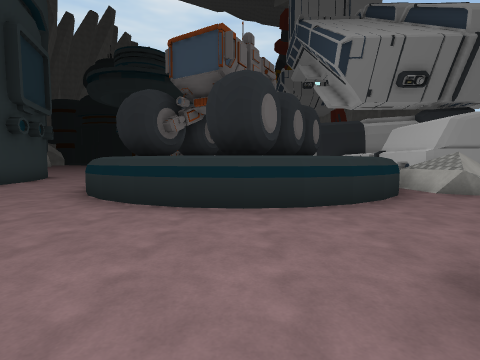
[1] (above)

12 first-person views from a walk through a Unity game level. The camera is 1.4 m above the floor, tilts 4° down and sees 85° across. The floor is counted in squares, 2 m on a side. Each view is taken from the middle of a square. On the plan, view 1 faces up. The plan holds only what a view shows up to about 9 squares ahead; the rest is blank. The place goes on beyond the plan. The player is left out. Some surface patterns are stand-ins.

[2]
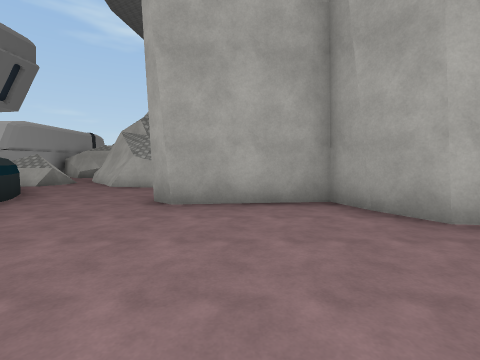

[3]
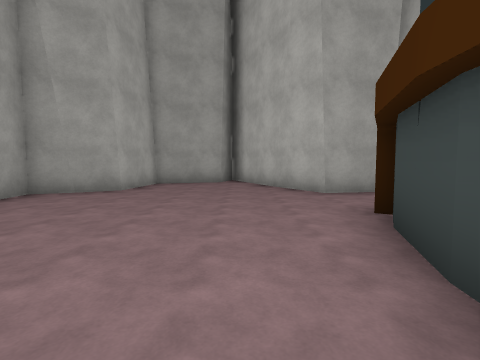

[4]
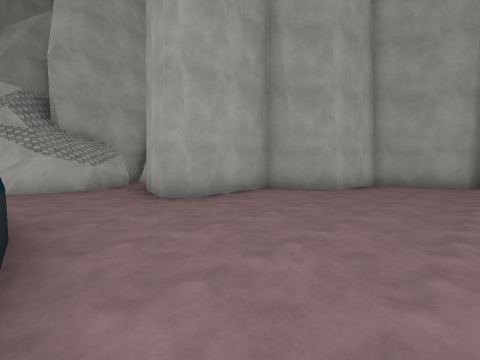

[5]
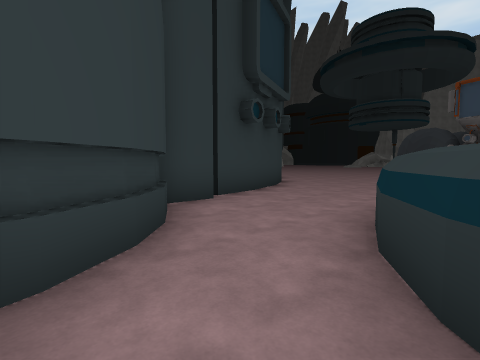

[6]
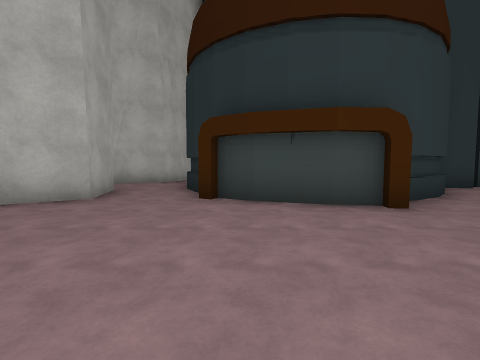

[7]
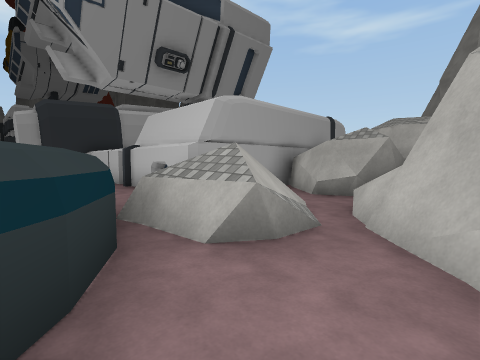

[8]
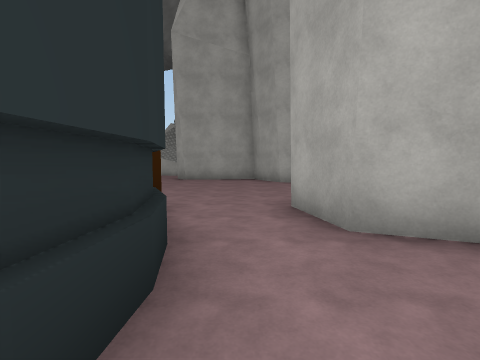

[9]
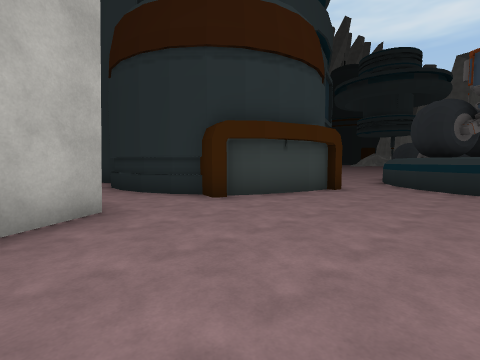

[10]
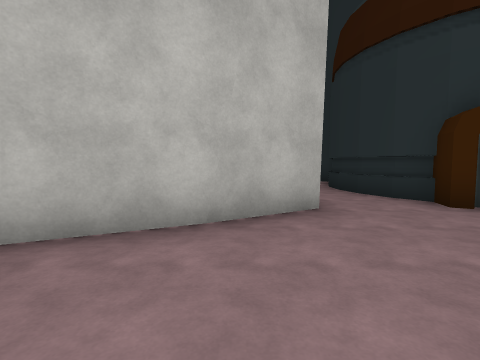

[11]
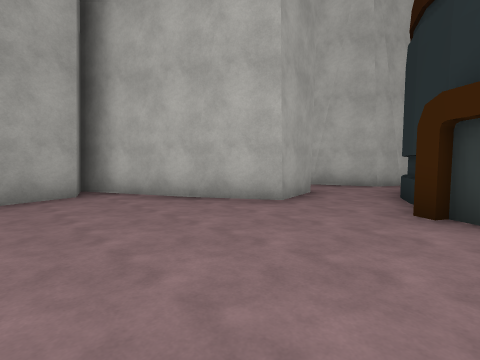

[12]
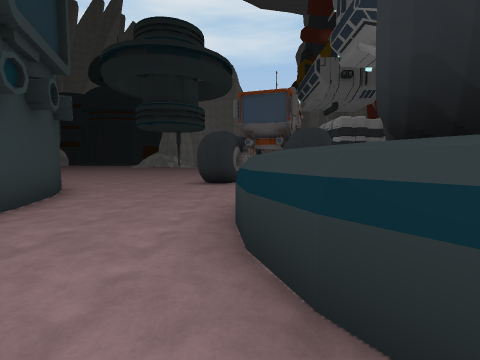

### Floor plan
Ten units are one square. View 1 is at (0, 0); x grows to the right and y downward. Boxes are objects, and circles mark ways between rooms. Rooms are numbered by the first view taken in them; rooms with no view inside come last. Other rooms are left out.
<svg viewBox="-100 -69 170 134">
<path fill="none" stroke="#000" d="M7 19 15 16 12 -12 15 -15 31 -11M-46 -14 -52 -3M-8 -39 -18 -43M1 -38 -9 -40M-42 -26 -47 -11M-16 -42 -26 -48M-49 18 -39 34M-40 32 -27 60M11 -40 -1 -38M-41 -33 -42 -24M-24 -47 -32 -55M18 -42 9 -39M-24 49 -3 43 -1 24 9 18M43 -16 41 -22M42 -20 43 -34M-31 -53 -37 -63M-52 -49 -48 -41M38 -62 33 -54 26 -47M27 -48 18 -42M43 -34 48 -37M43 -33 61 -49M44 -31 63 -48M60 -41 65 -45M42 -36 48 -40M61 -64 47 -55M-67 3 -77 4M-75 4 -84 4M-61 -1 -69 3M-84 5 -92 2M-69 32 -64 21 -49 18M-52 -3 -55 -4 -61 1M-95 11 -89 15 -82 32"/>
<circle cx="30" cy="-30" r="3" fill="#2a7"/>
<circle cx="-50" cy="10" r="3" fill="#2a7"/>
<text x="-10" y="0">1</text>
<text x="40" y="-50">2</text>
<text x="-70" y="10">3</text>
</svg>
Room 1 opens to room 2. Room 1 opens to room 3.

Where each view was taken, in squares from view 1:
view 1: 0 up, 0 right, facing up
view 2: 0 up, 3 left, facing right
view 3: 4 up, 3 left, facing down
view 4: 4 up, 3 left, facing down-right
view 5: 4 up, 3 left, facing up-left
view 6: 1 up, 0 right, facing left
view 7: 4 up, 3 right, facing up-right
view 8: 1 down, 9 left, facing right
view 9: 3 down, 1 left, facing up-left
view 10: 3 down, 1 left, facing left
view 11: 1 up, 1 left, facing down-left
view 12: 5 up, 4 left, facing up
